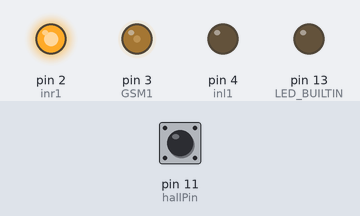
Simulated run of this sketch. Board: Arduino Uno, built with avr-gcc and run on an emulated ATmega328P. On the bench: output pins drawn as LEDs (lit = HIGH). The inputs (shaded band) are chosen by the test bench; at power-on: pin 11 (hallPin) HIGH.

Above: at 1.2 s.
1.3 s: pin 11 (hallPin) pulsed LOW 5 times (0.12 s each, 0.3 s apart)
Timing chart, 0 to 4.3 s (numbered marks = the images above; inputs shaded):
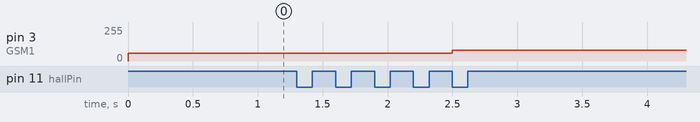

The sketch:

sketch_apr2b.ino
```cpp
//HallPin
//using namespace std::Chrono;
int hallPin = 11;
//Motor 1
int GSM1 = 3;  // PWM
int inr1 = 2;    // An aus Signal
int inl1 = 4;    // An aus Signal
float speed=0. ;
float sollspeed=3000 ;
float power=60. ;
bool on_state=false;
float cumerr =0.;
int i=0;

void setup() {
  pinMode(11,INPUT);
  pinMode(LED_BUILTIN, OUTPUT);
  pinMode(GSM1, OUTPUT);
  pinMode(inr1, OUTPUT);
  pinMode(inl1, OUTPUT);
  digitalWrite(inr1, HIGH);
  digitalWrite(inl1, LOW);
  analogWrite(GSM1, 60);

}
void loop() {
  //digitalWrite(LED_BUILTIN,!digitalRead(hallPin));
  //while ((speed-sollspeed)>1E-4)

  speed=get_speed();
  if(abs(speed-sollspeed)<10){digitalWrite(LED_BUILTIN,HIGH);}
  else{digitalWrite(LED_BUILTIN,LOW);}
  cumerr+=sollspeed-speed;
  if(i>10){cumerr=0; i=0;}
  power=speedregulation(speed,sollspeed,power,cumerr);
  analogWrite(GSM1, max(min(power,255.),0));
  i++;
}

float get_speed(){
  int val=0;
  float start = millis();

  while (val<5){

    if (digitalRead(hallPin)==0){
      if (on_state==false){
        on_state=true;
        val+=1;
        //digitalWrite(LED_BUILTIN,HIGH);
      }
    }
    else{
      if (on_state==true){
        on_state=false;
        //digitalWrite(LED_BUILTIN,LOW);
      }
    }
  }
  float stop = millis();
  float time=(stop-start)/1000.;

  speed=val/time*60;
  return speed;

}

float speedregulation(float speed, float sollspeed, float power,float cumerr){
  float Kp=0.007;
  float KI=0.0003;
  power=power+Kp*(sollspeed-speed)+KI*cumerr;
  return power;
}
```

Measured:
- after the input at 1.3 s, pin 3 (GSM1): 60/255 → 81/255 after 1.2 s
